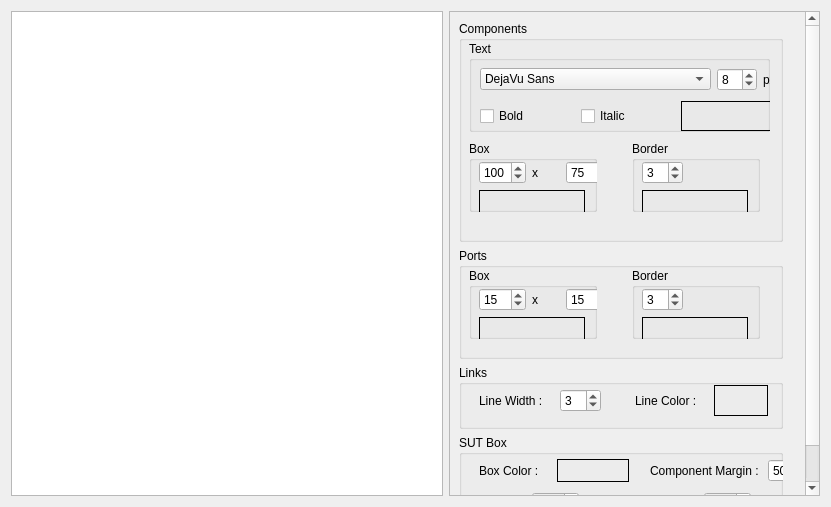
<?xml version="1.0" encoding="UTF-8"?>
<ui version="4.0">
 <class>DisTestSutSettingsPageUi</class>
 <widget class="QWidget" name="DisTestSutSettingsPageUi">
  <property name="geometry">
   <rect>
    <x>0</x>
    <y>0</y>
    <width>831</width>
    <height>507</height>
   </rect>
  </property>
  <property name="windowTitle">
   <string>Form</string>
  </property>
  <layout class="QHBoxLayout" name="horizontalLayout" stretch="7,6">
   <item>
    <widget class="view::ts::SutView" name="_sutRenderView"/>
   </item>
   <item>
    <widget class="QScrollArea" name="_sutSettingsScrollArea">
     <property name="widgetResizable">
      <bool>true</bool>
     </property>
     <widget class="QWidget" name="_settingContentsWidget">
      <property name="geometry">
       <rect>
        <x>0</x>
        <y>0</y>
        <width>356</width>
        <height>524</height>
       </rect>
      </property>
      <layout class="QVBoxLayout" name="verticalLayout_2">
       <item>
        <widget class="QGroupBox" name="_compGroup">
         <property name="minimumSize">
          <size>
           <width>324</width>
           <height>221</height>
          </size>
         </property>
         <property name="maximumSize">
          <size>
           <width>324</width>
           <height>221</height>
          </size>
         </property>
         <property name="title">
          <string>Components</string>
         </property>
         <widget class="QGroupBox" name="_compBoxGroup">
          <property name="geometry">
           <rect>
            <x>10</x>
            <y>120</y>
            <width>128</width>
            <height>71</height>
           </rect>
          </property>
          <property name="title">
           <string>Box</string>
          </property>
          <widget class="QWidget" name="layoutWidget1">
           <property name="geometry">
            <rect>
             <x>10</x>
             <y>20</y>
             <width>134</width>
             <height>55</height>
            </rect>
           </property>
           <layout class="QVBoxLayout" name="_compBoxVerticalLayout">
            <item>
             <layout class="QHBoxLayout" name="_compBoxHorizontalLayout">
              <item>
               <widget class="QSpinBox" name="_compBoxWSpinBox">
                <property name="minimum">
                 <number>16</number>
                </property>
                <property name="maximum">
                 <number>256</number>
                </property>
                <property name="value">
                 <number>100</number>
                </property>
               </widget>
              </item>
              <item>
               <widget class="QLabel" name="_compBoxSizeLabel">
                <property name="text">
                 <string>x</string>
                </property>
               </widget>
              </item>
              <item>
               <widget class="QSpinBox" name="_compBoxHSpinBox">
                <property name="minimum">
                 <number>16</number>
                </property>
                <property name="maximum">
                 <number>256</number>
                </property>
                <property name="value">
                 <number>75</number>
                </property>
               </widget>
              </item>
             </layout>
            </item>
            <item>
             <widget class="ClickableLabel" name="_compBoxSelectedColor">
              <property name="minimumSize">
               <size>
                <width>106</width>
                <height>0</height>
               </size>
              </property>
              <property name="maximumSize">
               <size>
                <width>106</width>
                <height>16777215</height>
               </size>
              </property>
              <property name="frameShape">
               <enum>QFrame::Box</enum>
              </property>
              <property name="text">
               <string/>
              </property>
             </widget>
            </item>
           </layout>
          </widget>
         </widget>
         <widget class="QGroupBox" name="_compBorderGroup">
          <property name="geometry">
           <rect>
            <x>173</x>
            <y>120</y>
            <width>128</width>
            <height>71</height>
           </rect>
          </property>
          <property name="title">
           <string>Border</string>
          </property>
          <widget class="QWidget" name="layoutWidget2">
           <property name="geometry">
            <rect>
             <x>10</x>
             <y>20</y>
             <width>108</width>
             <height>55</height>
            </rect>
           </property>
           <layout class="QVBoxLayout" name="_compBorderVerticalLayout">
            <item>
             <layout class="QHBoxLayout" name="_compBorderHorizontalLayout">
              <item>
               <widget class="QSpinBox" name="_compBorderWidthSpinBox">
                <property name="minimumSize">
                 <size>
                  <width>40</width>
                  <height>0</height>
                 </size>
                </property>
                <property name="minimum">
                 <number>1</number>
                </property>
                <property name="maximum">
                 <number>10</number>
                </property>
                <property name="value">
                 <number>3</number>
                </property>
               </widget>
              </item>
              <item>
               <spacer name="_compBorderWidthHorizontalSpacer">
                <property name="orientation">
                 <enum>Qt::Horizontal</enum>
                </property>
                <property name="sizeHint" stdset="0">
                 <size>
                  <width>40</width>
                  <height>20</height>
                 </size>
                </property>
               </spacer>
              </item>
             </layout>
            </item>
            <item>
             <widget class="ClickableLabel" name="_compBorderSelectedColor">
              <property name="minimumSize">
               <size>
                <width>106</width>
                <height>0</height>
               </size>
              </property>
              <property name="maximumSize">
               <size>
                <width>106</width>
                <height>16777215</height>
               </size>
              </property>
              <property name="frameShape">
               <enum>QFrame::Box</enum>
              </property>
              <property name="text">
               <string/>
              </property>
             </widget>
            </item>
           </layout>
          </widget>
         </widget>
         <widget class="QGroupBox" name="_compTextFontGroup">
          <property name="geometry">
           <rect>
            <x>10</x>
            <y>20</y>
            <width>301</width>
            <height>91</height>
           </rect>
          </property>
          <property name="title">
           <string>Text</string>
          </property>
          <widget class="QWidget" name="layoutWidget3">
           <property name="geometry">
            <rect>
             <x>11</x>
             <y>23</y>
             <width>296</width>
             <height>67</height>
            </rect>
           </property>
           <layout class="QVBoxLayout" name="_compTextFontVerticalLayout">
            <item>
             <layout class="QHBoxLayout" name="_compTextFontNameAndSizeHorizontalLayout">
              <item>
               <widget class="QFontComboBox" name="_compTextFontComboBox">
                <property name="sizePolicy">
                 <sizepolicy hsizetype="Expanding" vsizetype="Fixed">
                  <horstretch>0</horstretch>
                  <verstretch>0</verstretch>
                 </sizepolicy>
                </property>
                <property name="editable">
                 <bool>false</bool>
                </property>
                <property name="currentFont">
                 <font>
                  <family>DejaVu Sans</family>
                 </font>
                </property>
               </widget>
              </item>
              <item>
               <layout class="QHBoxLayout" name="_compTexFontSizeHorizontalLayout">
                <item>
                 <widget class="QSpinBox" name="_compTextFontSizeSpinBox">
                  <property name="sizePolicy">
                   <sizepolicy hsizetype="Expanding" vsizetype="Fixed">
                    <horstretch>0</horstretch>
                    <verstretch>0</verstretch>
                   </sizepolicy>
                  </property>
                  <property name="minimumSize">
                   <size>
                    <width>40</width>
                    <height>0</height>
                   </size>
                  </property>
                  <property name="minimum">
                   <number>6</number>
                  </property>
                  <property name="maximum">
                   <number>72</number>
                  </property>
                  <property name="value">
                   <number>8</number>
                  </property>
                 </widget>
                </item>
                <item>
                 <widget class="QLabel" name="_compTextFontSizeUnitLabel">
                  <property name="text">
                   <string>px</string>
                  </property>
                 </widget>
                </item>
               </layout>
              </item>
             </layout>
            </item>
            <item>
             <layout class="QHBoxLayout" name="_compTextFontCharsHorizontalLayout">
              <item>
               <widget class="QCheckBox" name="_compTextFontBoldCheckBox">
                <property name="text">
                 <string>Bold</string>
                </property>
               </widget>
              </item>
              <item>
               <widget class="QCheckBox" name="_compTextFontItalicCheckBox">
                <property name="text">
                 <string>Italic</string>
                </property>
               </widget>
              </item>
              <item>
               <widget class="ClickableLabel" name="_compTextSelectedColor">
                <property name="minimumSize">
                 <size>
                  <width>50</width>
                  <height>0</height>
                 </size>
                </property>
                <property name="frameShape">
                 <enum>QFrame::Box</enum>
                </property>
                <property name="text">
                 <string/>
                </property>
               </widget>
              </item>
             </layout>
            </item>
           </layout>
          </widget>
         </widget>
        </widget>
       </item>
       <item>
        <widget class="QGroupBox" name="_portGroup">
         <property name="minimumSize">
          <size>
           <width>324</width>
           <height>111</height>
          </size>
         </property>
         <property name="maximumSize">
          <size>
           <width>324</width>
           <height>111</height>
          </size>
         </property>
         <property name="title">
          <string>Ports</string>
         </property>
         <widget class="QGroupBox" name="_portBorderGroup">
          <property name="geometry">
           <rect>
            <x>173</x>
            <y>20</y>
            <width>128</width>
            <height>71</height>
           </rect>
          </property>
          <property name="title">
           <string>Border</string>
          </property>
          <widget class="QWidget" name="layoutWidget_2">
           <property name="geometry">
            <rect>
             <x>10</x>
             <y>20</y>
             <width>108</width>
             <height>55</height>
            </rect>
           </property>
           <layout class="QVBoxLayout" name="_portBorderVerticalLayout">
            <item>
             <layout class="QHBoxLayout" name="_portBorderHorizontalLayout">
              <item>
               <widget class="QSpinBox" name="_portBorderWidthSpinBox">
                <property name="minimumSize">
                 <size>
                  <width>40</width>
                  <height>0</height>
                 </size>
                </property>
                <property name="minimum">
                 <number>1</number>
                </property>
                <property name="maximum">
                 <number>10</number>
                </property>
                <property name="value">
                 <number>3</number>
                </property>
               </widget>
              </item>
              <item>
               <spacer name="_portBorderWidthHorizontalSpacer">
                <property name="orientation">
                 <enum>Qt::Horizontal</enum>
                </property>
                <property name="sizeHint" stdset="0">
                 <size>
                  <width>40</width>
                  <height>20</height>
                 </size>
                </property>
               </spacer>
              </item>
             </layout>
            </item>
            <item>
             <widget class="ClickableLabel" name="_portBorderSelectedColor">
              <property name="minimumSize">
               <size>
                <width>106</width>
                <height>0</height>
               </size>
              </property>
              <property name="maximumSize">
               <size>
                <width>106</width>
                <height>16777215</height>
               </size>
              </property>
              <property name="frameShape">
               <enum>QFrame::Box</enum>
              </property>
              <property name="text">
               <string/>
              </property>
             </widget>
            </item>
           </layout>
          </widget>
         </widget>
         <widget class="QGroupBox" name="_portBoxGroup">
          <property name="geometry">
           <rect>
            <x>10</x>
            <y>20</y>
            <width>128</width>
            <height>71</height>
           </rect>
          </property>
          <property name="title">
           <string>Box</string>
          </property>
          <widget class="QWidget" name="layoutWidget_3">
           <property name="geometry">
            <rect>
             <x>10</x>
             <y>20</y>
             <width>134</width>
             <height>55</height>
            </rect>
           </property>
           <layout class="QVBoxLayout" name="_portBoxVerticalLayout">
            <item>
             <layout class="QHBoxLayout" name="_portBoxHorizontalLayout">
              <item>
               <widget class="QSpinBox" name="_portBoxWSpinBox">
                <property name="minimum">
                 <number>4</number>
                </property>
                <property name="maximum">
                 <number>128</number>
                </property>
                <property name="value">
                 <number>15</number>
                </property>
               </widget>
              </item>
              <item>
               <widget class="QLabel" name="_portBoxSizeLabel">
                <property name="text">
                 <string>x</string>
                </property>
               </widget>
              </item>
              <item>
               <widget class="QSpinBox" name="_portBoxHSpinBox">
                <property name="minimum">
                 <number>4</number>
                </property>
                <property name="maximum">
                 <number>128</number>
                </property>
                <property name="value">
                 <number>15</number>
                </property>
               </widget>
              </item>
             </layout>
            </item>
            <item>
             <widget class="ClickableLabel" name="_portBoxSelectedColor">
              <property name="minimumSize">
               <size>
                <width>106</width>
                <height>0</height>
               </size>
              </property>
              <property name="maximumSize">
               <size>
                <width>106</width>
                <height>16777215</height>
               </size>
              </property>
              <property name="frameShape">
               <enum>QFrame::Box</enum>
              </property>
              <property name="text">
               <string/>
              </property>
             </widget>
            </item>
           </layout>
          </widget>
         </widget>
        </widget>
       </item>
       <item>
        <widget class="QGroupBox" name="_linkGroup">
         <property name="minimumSize">
          <size>
           <width>324</width>
           <height>64</height>
          </size>
         </property>
         <property name="maximumSize">
          <size>
           <width>324</width>
           <height>64</height>
          </size>
         </property>
         <property name="title">
          <string>Links</string>
         </property>
         <widget class="QWidget" name="layoutWidget4">
          <property name="geometry">
           <rect>
            <x>20</x>
            <y>20</y>
            <width>289</width>
            <height>31</height>
           </rect>
          </property>
          <layout class="QHBoxLayout" name="_linkLineHorizontalLayout">
           <property name="spacing">
            <number>14</number>
           </property>
           <item>
            <layout class="QHBoxLayout" name="_linkLineWidthHorizontalLayout">
             <property name="rightMargin">
              <number>20</number>
             </property>
             <item>
              <widget class="QLabel" name="_linkLineWidthLabel">
               <property name="text">
                <string>Line Width : </string>
               </property>
              </widget>
             </item>
             <item>
              <widget class="QSpinBox" name="_linkLineWidthSpinBox">
               <property name="minimumSize">
                <size>
                 <width>40</width>
                 <height>0</height>
                </size>
               </property>
               <property name="minimum">
                <number>1</number>
               </property>
               <property name="maximum">
                <number>10</number>
               </property>
               <property name="value">
                <number>3</number>
               </property>
              </widget>
             </item>
            </layout>
           </item>
           <item>
            <layout class="QHBoxLayout" name="_linkLineColorHorizontalLayout">
             <item>
              <widget class="QLabel" name="_linkLineColorLabel">
               <property name="text">
                <string>Line Color : </string>
               </property>
              </widget>
             </item>
             <item>
              <widget class="ClickableLabel" name="_linkLineSelectedColor">
               <property name="minimumSize">
                <size>
                 <width>50</width>
                 <height>0</height>
                </size>
               </property>
               <property name="frameShape">
                <enum>QFrame::Box</enum>
               </property>
               <property name="text">
                <string/>
               </property>
              </widget>
             </item>
            </layout>
           </item>
          </layout>
         </widget>
        </widget>
       </item>
       <item>
        <widget class="QGroupBox" name="_sutBoxGroup">
         <property name="minimumSize">
          <size>
           <width>324</width>
           <height>92</height>
          </size>
         </property>
         <property name="maximumSize">
          <size>
           <width>324</width>
           <height>92</height>
          </size>
         </property>
         <property name="title">
          <string>SUT Box</string>
         </property>
         <widget class="QWidget" name="layoutWidget5">
          <property name="geometry">
           <rect>
            <x>20</x>
            <y>20</y>
            <width>336</width>
            <height>66</height>
           </rect>
          </property>
          <layout class="QGridLayout" name="_sutBoxGridLayout">
           <item row="0" column="0">
            <layout class="QHBoxLayout" name="_sutBoxColorHorizontalLayout">
             <property name="rightMargin">
              <number>15</number>
             </property>
             <item>
              <widget class="QLabel" name="_sutBoxColorLabel">
               <property name="text">
                <string>Box Color :</string>
               </property>
              </widget>
             </item>
             <item>
              <widget class="ClickableLabel" name="_sutBoxSelectedColor">
               <property name="minimumSize">
                <size>
                 <width>50</width>
                 <height>0</height>
                </size>
               </property>
               <property name="frameShape">
                <enum>QFrame::Box</enum>
               </property>
               <property name="text">
                <string/>
               </property>
              </widget>
             </item>
            </layout>
           </item>
           <item row="0" column="1">
            <layout class="QHBoxLayout" name="_sutBoxCompMarginHorizontalLayout">
             <item>
              <widget class="QLabel" name="_sutBoxCompMarginLabel">
               <property name="text">
                <string>Component Margin : </string>
               </property>
              </widget>
             </item>
             <item>
              <widget class="QSpinBox" name="_sutBoxCompMarginSpinBox">
               <property name="minimum">
                <number>1</number>
               </property>
               <property name="maximum">
                <number>200</number>
               </property>
               <property name="value">
                <number>50</number>
               </property>
              </widget>
             </item>
            </layout>
           </item>
           <item row="1" column="0">
            <layout class="QHBoxLayout" name="_sutBoxMarginHorizontalLayout">
             <property name="rightMargin">
              <number>15</number>
             </property>
             <item>
              <widget class="QLabel" name="_sutBoxMarginLabel">
               <property name="text">
                <string>Margin : </string>
               </property>
              </widget>
             </item>
             <item>
              <widget class="QSpinBox" name="_sutBoxMarginSpinBox">
               <property name="minimum">
                <number>1</number>
               </property>
               <property name="maximum">
                <number>200</number>
               </property>
               <property name="value">
                <number>25</number>
               </property>
              </widget>
             </item>
             <item>
              <spacer name="_sutBoxMarginHorizontalSpacer">
               <property name="orientation">
                <enum>Qt::Horizontal</enum>
               </property>
               <property name="sizeHint" stdset="0">
                <size>
                 <width>40</width>
                 <height>20</height>
                </size>
               </property>
              </spacer>
             </item>
            </layout>
           </item>
           <item row="1" column="1">
            <layout class="QHBoxLayout" name="_sutBoxRadiusHorizontalLayout">
             <item>
              <widget class="QLabel" name="_sutBoxRadiusLabel">
               <property name="text">
                <string>Radius : </string>
               </property>
              </widget>
             </item>
             <item>
              <widget class="QSpinBox" name="_sutBoxRadiusSpinBox">
               <property name="minimum">
                <number>1</number>
               </property>
               <property name="maximum">
                <number>100</number>
               </property>
               <property name="value">
                <number>15</number>
               </property>
              </widget>
             </item>
             <item>
              <spacer name="_sutBoxRadiusHorizontalSpacer">
               <property name="orientation">
                <enum>Qt::Horizontal</enum>
               </property>
               <property name="sizeHint" stdset="0">
                <size>
                 <width>40</width>
                 <height>20</height>
                </size>
               </property>
              </spacer>
             </item>
            </layout>
           </item>
          </layout>
         </widget>
        </widget>
       </item>
      </layout>
     </widget>
    </widget>
   </item>
  </layout>
 </widget>
 <customwidgets>
  <customwidget>
   <class>ClickableLabel</class>
   <extends>QLabel</extends>
   <header>clickablelabel.hpp</header>
  </customwidget>
  <customwidget>
   <class>view::ts::SutView</class>
   <extends>QGraphicsView</extends>
   <header location="global">mobatawidgets/ts/sutview.hpp</header>
  </customwidget>
 </customwidgets>
 <resources/>
 <connections/>
</ui>
